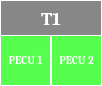
     <widget class="QFrame" name="t1_pecu_frame">
      <property name="geometry">
       <rect>
        <x>40</x>
        <y>230</y>
        <width>102</width>
        <height>86</height>
       </rect>
      </property>
      <property name="styleSheet">
       <string notr="true">background-color: rgba(255, 255, 255, 0);
border: 1px solid rgb(255, 255, 255);
border-radius: 0px;</string>
      </property>
      <property name="frameShape">
       <enum>QFrame::StyledPanel</enum>
      </property>
      <property name="frameShadow">
       <enum>QFrame::Raised</enum>
      </property>
      <widget class="QLabel" name="t1_header">
       <property name="geometry">
        <rect>
         <x>0</x>
         <y>0</y>
         <width>102</width>
         <height>36</height>
        </rect>
       </property>
       <property name="font">
        <font>
         <family>Cambria</family>
         <pointsize>14</pointsize>
         <weight>75</weight>
         <bold>true</bold>
        </font>
       </property>
       <property name="styleSheet">
        <string notr="true">color: rgb(255, 255, 255);
background-color: rgba(98, 97, 97, 193);
border: 1px solid rgb(255, 255, 255);
border-radius: 0;
</string>
       </property>
       <property name="text">
        <string>T1</string>
       </property>
       <property name="alignment">
        <set>Qt::AlignCenter</set>
       </property>
      </widget>
      <widget class="QLabel" name="t1_pecu_1">
       <property name="geometry">
        <rect>
         <x>0</x>
         <y>35</y>
         <width>51</width>
         <height>51</height>
        </rect>
       </property>
       <property name="font">
        <font>
         <family>Cambria</family>
         <pointsize>8</pointsize>
         <weight>75</weight>
         <bold>true</bold>
        </font>
       </property>
       <property name="styleSheet">
        <string notr="true">color: rgb(255, 255, 255);
background-color: rgba(13, 255, 0, 178);
border: 1px solid rgb(255, 255, 255);
border-radius: 0;
</string>
       </property>
       <property name="text">
        <string>PECU 1</string>
       </property>
       <property name="alignment">
        <set>Qt::AlignCenter</set>
       </property>
      </widget>
      <widget class="QLabel" name="t1_pecu_2">
       <property name="geometry">
        <rect>
         <x>51</x>
         <y>35</y>
         <width>51</width>
         <height>51</height>
        </rect>
       </property>
       <property name="font">
        <font>
         <family>Cambria</family>
         <pointsize>8</pointsize>
         <weight>75</weight>
         <bold>true</bold>
        </font>
       </property>
       <property name="styleSheet">
        <string notr="true">color: rgb(255, 255, 255);
background-color: rgba(13, 255, 0, 178);
border: 1px solid rgb(255, 255, 255);
border-radius: 0;
</string>
       </property>
       <property name="text">
        <string>PECU 2</string>
       </property>
       <property name="alignment">
        <set>Qt::AlignCenter</set>
       </property>
      </widget>
     </widget>
